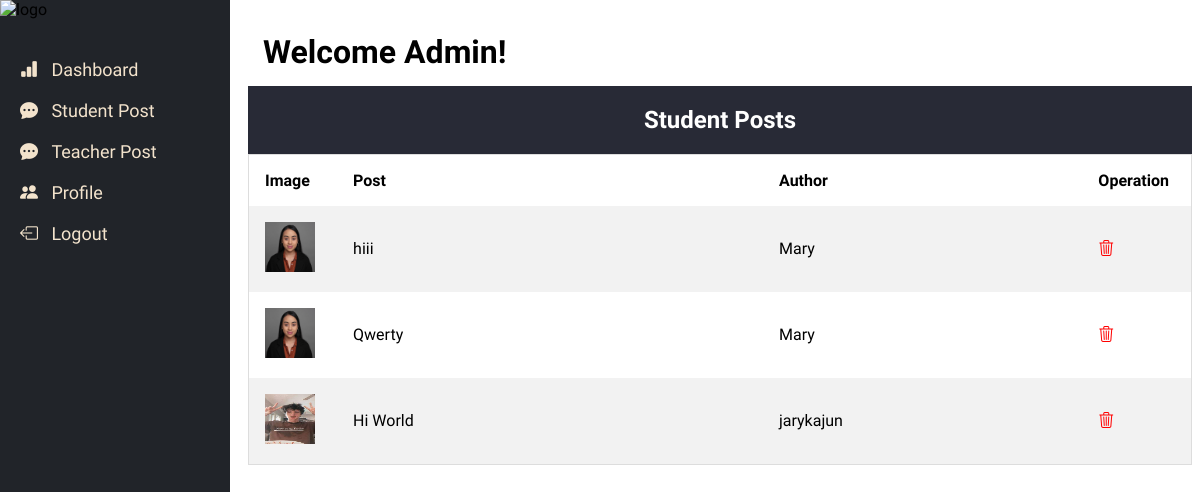
The app's page /admin/student_post.php (signed in) with its own data.
### tables this page shows
CREATE TABLE `posts` (
  `id` int(11) NOT NULL,
  `user_id` int(11) NOT NULL DEFAULT 0,
  `post` text NOT NULL,
  `date` datetime NOT NULL
);

CREATE TABLE `users` (
  `id` int(11) NOT NULL,
  `username` varchar(30) NOT NULL,
  `email` varchar(100) NOT NULL,
  `password` varchar(255) NOT NULL,
  `date` date DEFAULT NULL,
  `image` varchar(1024) DEFAULT NULL,
  `role` int(1) NOT NULL
);

### functions.php (called while the page is built, shortened)
<?php
function query($query)
{
	global $con;
	$result = mysqli_query($con, $query);
	if(!is_bool($result) && mysqli_num_rows($result) > 0)
	{
		$data = [];
		while ($row = mysqli_fetch_assoc($result)) {
			$data[] = $row;
		}
		return $data;
	}
	return false;
}

### admin/student_post.php (the view, shortened to what this page needs)
<?php
    require('../config.inc.php');
	require('../functions.php');
?>
<!DOCTYPE html>
<html lang="en">
<head>
    <link rel="stylesheet" href="css/sidenav.css">
    <link rel="stylesheet" href="css/table.css">
    <link rel="stylesheet" href="css/student_post.css">
    <link rel="stylesheet" type="text/css" href="../assets/css/bootstrap-icons.css">
</head>
<body>
    <?php
        include_once('sidenav.php');
    ?>
    <div class="main">
        <div class="head">
            <h1 style="margin:10px 0 0 0;">Welcome Admin!</h1>
        </div>
        <div class="sub-head">
            <h2>Student Posts</h2>
        </div>
        <div class="body">
            <table>
            <tr>
                <th>Image</th>
                <th>Post</th>
                <th>Author</th>
                <th>Operation</th>
            </tr>
            <?php
				$sql = "select users.username, users.image, posts.id, posts.post, posts.date from posts inner join users on posts.user_id = users.id where users.role = 2";
				$row = query($sql);
				if($row){
                    foreach($row as $data){
                        ?>
                            <tr>
                                <td><img style="width:50px; height:50px;" src="../<?php echo $data["image"]?>" alt="image" srcset=""></td>
                                <td><?php echo $data["post"] ?></td>
                                <td><?php echo $data["username"] ?></td>
                                <td><a style="color: red" href="delete.php?id=<?php echo $data["id"]?>"><i class="bi bi-trash3"></i></a></td>
                            </tr>
                        <?php
                            }
                }
                        ?>
            </table>
        </div>
    </div>
</body>
</html>

### admin/css/sidenav.css (style rules this page uses)
body { font-family: 'Yantramanav'; }
.main { margin-left: 240px; }
.main .head h1 { margin: 10px 0 0 0; }

### admin/css/table.css (style rules this page uses)
table { border-collapse: collapse; border-spacing: 0; width: 100%; border: 1px solid #ddd; }
th, td { text-align: left; padding: 16px; }
tr:nth-child(even) { background-color: #f2f2f2; }
.sub-head { text-align: center; background-color: #282a36; margin: 0; padding: 19.92px 0px; }
.main .sub-head h2 { margin: 0; color: white; }
.main .head { padding: 15px; }
.main .body th:nth-child(1) { width: 5%; }
.main .body th:nth-child(4) { width: 5%; }
.main .body th:nth-child(2) { width: 40%; }
.main .body th:nth-child(3) { width: 30%; }

### records on screen
posts: user.image (picture), post "hiii", user.username "Mary"
posts: user.image (picture), post "Qwerty", user.username "Mary"
posts: user.image (picture), post "Hi World", user.username "jarykajun"
